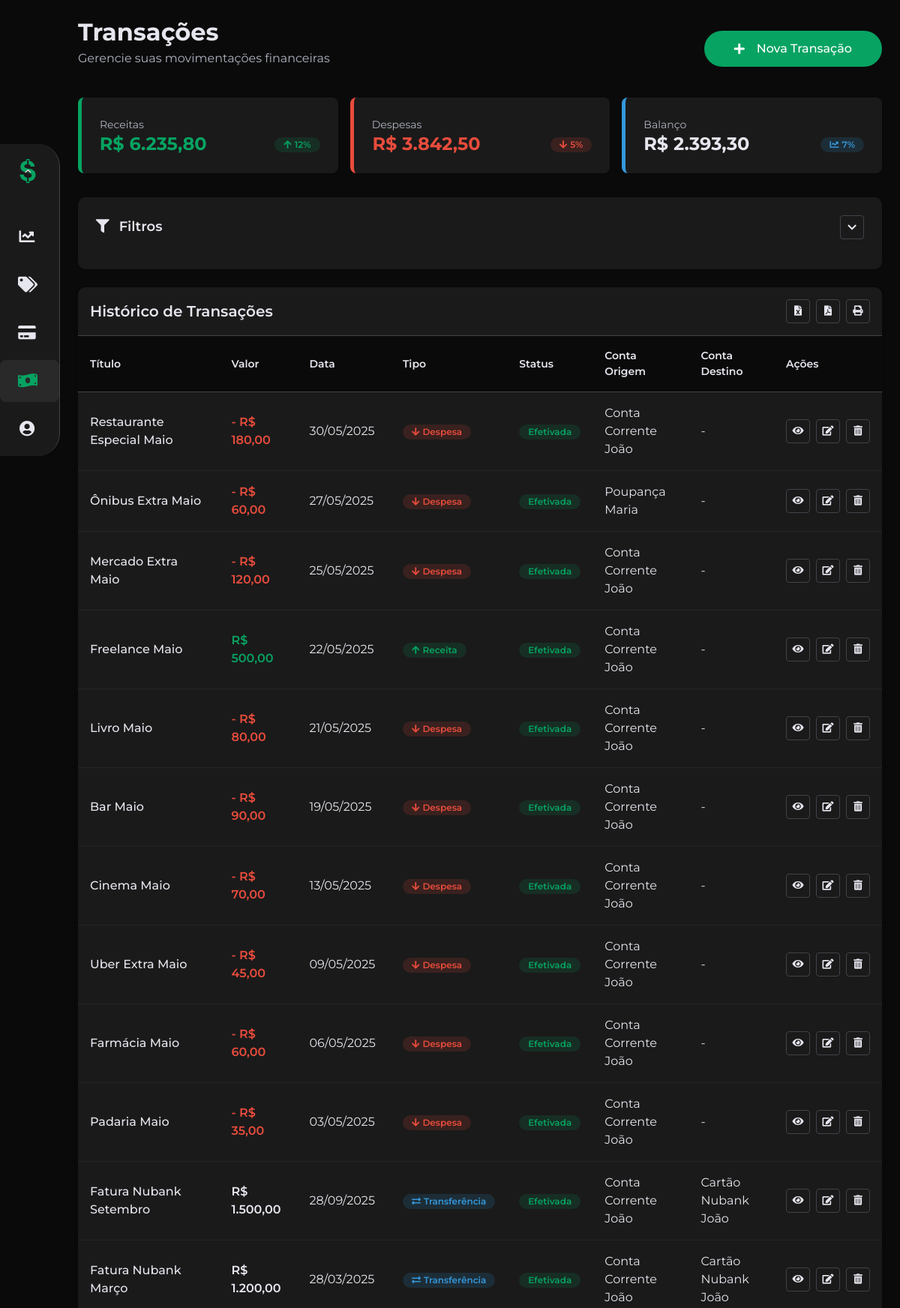
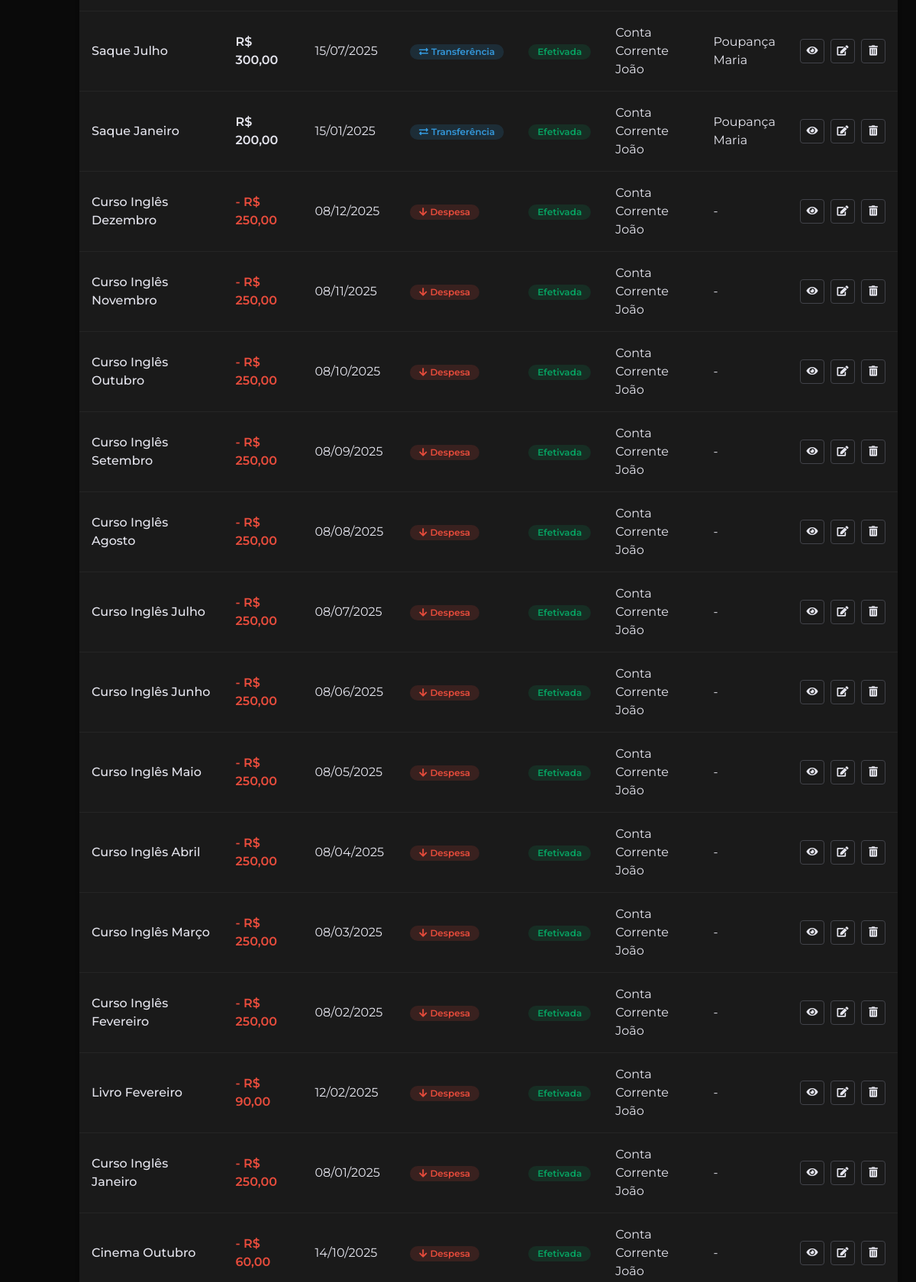
The app's page /pages/transacoes.php (signed in, upper part) with its own data (2 pictures, top to bottom).
### tables this page shows
CREATE TABLE TRANSACAO (
    ID_Transacao INT AUTO_INCREMENT PRIMARY KEY,
    Titulo varchar(150) not null,
    Descricao VARCHAR(255) NOT NULL,
    Valor DECIMAL(15,2) NOT NULL,
    FormaPagamento ENUM('debito', 'credito', 'dinheiro', 'pix', 'boleto', 'transferencia') DEFAULT NULL,
    Data DATE NOT NULL,
    DataRegistro DATETIME NOT NULL DEFAULT CURRENT_TIMESTAMP,
    Tipo ENUM('Despesa', 'Receita', 'Transferência') NOT NULL,
    Status ENUM('Pendente', 'Efetivada', 'Cancelada') NOT NULL DEFAULT 'Efetivada',
    ID_ContaRemetente INT NOT NULL,
    ID_Categoria INT,
    ID_ContaDestinataria INT,
    ID_Usuario INT NOT NULL,
    CONSTRAINT FK_Transacao_Usuario FOREIGN KEY (ID_Usuario) 
        REFERENCES USUARIO(ID_Usuario) ON DELETE CASCADE,
    CONSTRAINT FK_Transacao_Conta FOREIGN KEY (ID_ContaRemetente) 
        REFERENCES CONTA(ID_Conta) ON DELETE CASCADE,
    CONSTRAINT FK_Transacao_Categoria FOREIGN KEY (ID_Categoria) 
        REFERENCES CATEGORIA(ID_Categoria) ON DELETE SET NULL,
    CONSTRAINT FK_Transacao_ContaDestino FOREIGN KEY (ID_ContaDestinataria) 
        REFERENCES CONTA(ID_Conta) ON DELETE SET NULL
);

CREATE TABLE CONTA (
    ID_Conta INT AUTO_INCREMENT PRIMARY KEY,
    Nome VARCHAR(100) NOT NULL,
    Tipo ENUM('Corrente', 'Poupança', 'Cartão de Crédito', 'Investimento', 'Dinheiro', 'Outros') NOT NULL,
    Saldo DECIMAL(15 , 2 ) NOT NULL DEFAULT 0.00,
    Instituicao VARCHAR(100) NOT NULL,
    DataCriacao DATE NOT NULL,
    ID_Usuario INT NOT NULL,
    CONSTRAINT FK_Conta_Usuario FOREIGN KEY (ID_Usuario)
        REFERENCES USUARIO (ID_Usuario)
        ON DELETE CASCADE
);

### pages/transacoes/funcoes.php (called while the page is built, shortened)
<?php
require_once "../conexao.php";
function obterTransacoes() {
    global $conn;
    $sql = "SELECT
                t.*,
                cr.ID_Conta AS ID_ContaRemetente,
                cr.Nome AS NomeContaRemetente,
                cd.ID_Conta AS ID_ContaDestinataria,
                cd.Nome AS NomeContaDestinataria
            FROM TRANSACAO t
            LEFT JOIN CONTA cr ON t.ID_ContaRemetente = cr.ID_Conta
            LEFT JOIN CONTA cd ON t.ID_ContaDestinataria = cd.ID_Conta
            WHERE t.ID_Usuario = 1
            ORDER BY t.Id_Transacao DESC";
    $result = $conn->query($sql);
    $transacoes = array();
    if ($result->num_rows > 0) {
        while ($row = $result->fetch_assoc()) {
            $transacoes[] = $row;
        }
    }
    return $transacoes;
}
?>

### pages/transacoes.php (the view, shortened to what this page needs)
<?php
require_once 'transacoes/funcoes.php';
require_once 'header.php';
require_once 'sidebar.php';
require_once 'transacoes/modal.php';
?>
<div class="content">
    <div class="mb-6">
        <div class="flex items-center justify-between mb-4">
            <div>
                <h2 class="text-2xl font-bold mb-1">Transações</h2>
                <p class="text-muted">Gerencie suas movimentações financeiras</p>
            </div>
            <button class="btn btn-primary btn-icon" data-toggle="modal" data-target="#transacaoModal" data-modal-open="#transacaoModal">
                <i class="fas fa-plus me-2"></i>
                Nova Transação
            </button>
        </div>
        <div class="d-flex justify-between gap-4 mt-5">
            <div class="summary-card income fade-in animation-delay-100 w-full">
                <span class="summary-label">Receitas</span>
                <div class="flex justify-between items-center">
                    <h3 class="summary-value income">R$ 6.235,80</h3>
                    <div class="flex items-center gap-2">
                        <span class="badge badge-income"><i class="fas fa-arrow-up me-1"></i> 12%</span>
                    </div>
                </div>
            </div>
            <div class="summary-card expense fade-in animation-delay-200 w-full">
                <span class="summary-label">Despesas</span>
                <div class="flex justify-between items-center">
                    <h3 class="summary-value expense">R$ 3.842,50</h3>
                    <div class="flex items-center gap-2">
                        <span class="badge badge-expense"><i class="fas fa-arrow-down me-1"></i> 5%</span>
                    </div>
                </div>
            </div>
            <div class="summary-card balance fade-in animation-delay-300 w-full">
                <span class="summary-label">Balanço</span>
                <div class="flex justify-between items-center">
                    <h3 class="summary-value">R$ 2.393,30</h3>
                    <div class="flex items-center gap-2">
                        <span class="badge badge-info"><i class="fas fa-chart-line me-1"></i> 7%</span>
                    </div>
                </div>
            </div>
        </div>
    </div>
    <div class="filter-container slide-in-left mb-5">
        <div class="filter-header">
            <h3 class="filter-title">
                <i class="fas fa-filter me-2"></i> Filtros
            </h3>
            <button class="btn-action" id="toggleFilter">
                <i class="fas fa-chevron-down"></i>
            </button>
        </div>
    </div>
    <div class="transaction-table-container fade-in-up">
        <div class="p-4 flex justify-between items-center border-bottom">
            <h4 class="font-semibold m-0">Histórico de Transações</h4>
            <div class="flex gap-2">
                <button class="btn-action" title="Exportar para Excel">
                    <i class="fas fa-file-excel"></i>
                </button>
                <button class="btn-action" title="Exportar para PDF">
                    <i class="fas fa-file-pdf"></i>
                </button>
                <button class="btn-action" title="Imprimir">
                    <i class="fas fa-print"></i>
                </button>
            </div>
        </div>
        <table class="transaction-table">
            <thead>
                <tr>
                    <th width="25%">Título</th>
                    <th width="10%">Valor</th>
                    <th width="12%">Data</th>
                    <th width="10%">Tipo</th>
                    <th width="10%">Status</th>
                    <th width="15%">Conta Origem</th>
                    <th width="10%">Conta Destino</th>
                    <th width="8%" class="text-center">Ações</th>
                </tr>
            </thead>
            <tbody>
                <?php
                $transacoes = obterTransacoes();
                if (empty($transacoes)) {
                    echo '<tr><td colspan="8">';
                    echo '<div class="empty-state my-5">';
                    echo '<i class="fas fa-receipt empty-state__icon"></i>';
                    echo '<h3 class="empty-state__title">Nenhuma transação encontrada</h3>';
                    echo '<p class="empty-state__description">Comece a registrar suas transações financeiras para visualizá-las aqui.</p>';
                    echo '<button class="btn btn-primary btn-icon" data-toggle="modal" data-target="#transacaoModal">';
                    echo '<i class="fas fa-plus me-2"></i> Criar Primeira Transação';
                    echo '</button>';
                    echo '</div>';
                    echo '</td></tr>';
                } else {
                    $delay = 100;
                    foreach ($transacoes as $transacao) {
                        $tipoBadgeClass = 'badge-transfer';
                        $valorClass = '';
                        if ($transacao['Tipo'] === 'Receita') {
                            $tipoBadgeClass = 'badge-income';
                            $valorClass = 'text-income';
                        } elseif ($transacao['Tipo'] === 'Despesa') {
                            $tipoBadgeClass = 'badge-expense';
                            $valorClass = 'text-expense';
                        }
                        $statusBadgeClass = 'badge-pending';
                        if ($transacao['Status'] === 'Efetivada') {
                            $statusBadgeClass = 'badge-completed';
                        } elseif ($transacao['Status'] === 'Cancelada') {
                            $statusBadgeClass = 'badge-canceled';
                        }
                        echo "<tr class='fade-in-up' style='animation-delay: {$delay}ms'>";
                        echo "<td class='font-medium'>" . htmlspecialchars($transacao['Titulo']) . "</td>";
                        echo "<td class='font-semibold {$valorClass}'>" .
                             (($transacao['Tipo'] === 'Despesa') ? '- ' : '') .
                             "R$ " . number_format($transacao['Valor'], 2, ',', '.') .
                             "</td>";
                        $data = new DateTime($transacao['Data']);
                        echo "<td>" . $data->format('d/m/Y') . "</td>";
                        echo "<td><span class='badge {$tipoBadgeClass}'>" .
                             "<i class='fas fa-" .
                             ($transacao['Tipo'] === 'Receita' ? 'arrow-up' :
                             ($transacao['Tipo'] === 'Despesa' ? 'arrow-down' : 'exchange-alt')) .
                             " me-1'></i>" .
                             htmlspecialchars($transacao['Tipo']) . "</span></td>";
                        echo "<td><span class='badge {$statusBadgeClass}'>" . htmlspecialchars($transacao['Status']) . "</span></td>";
                        echo "<td>" . htmlspecialchars($transacao['NomeContaRemetente']) . "</td>";
                        echo "<td>" . ($transacao['NomeContaDestinataria'] !== null ? htmlspecialchars($transacao['NomeContaDestinataria']) : '-') . "</td>";
                        echo "<td>";
                        echo "<div class='flex justify-center gap-2'>";
                        echo "<button class='btn-action view' title='Visualizar' data-toggle='modal' data-target='#visualizarTransacaoModal'
                               data-id='" . $transacao['ID_Transacao'] . "'>
                              <i class='fas fa-eye'></i>
                              </button>";
                        echo "<button class='btn-action edit' title='Editar' data-toggle='modal' data-target='#editarTransacaoModal' data-modal-open='#editarTransacaoModal''
                               data-id='" . $transacao['ID_Transacao'] . "'
                               data-titulo='" . htmlspecialchars($transacao['Titulo']) . "'
                               data-descricao='" . htmlspecialchars($transacao['Descricao']) . "'
                               data-valor='" . $transacao['Valor'] . "'
                               data-data='" . $transacao['Data'] . "'
                               data-tipo='" . htmlspecialchars($transacao['Tipo']) . "'
                               data-status='" . $transacao['Status'] . "'
                               data-conta-remetente-id='" . htmlspecialchars($transacao['ID_ContaRemetente']) . "'
                               data-conta-remetente-nome='" . htmlspecialchars($transacao['NomeContaRemetente']) . "'
                               data-conta-destinataria-id='" . ($transacao['ID_ContaDestinataria'] !== null ? htmlspecialchars($transacao['ID_ContaDestinataria']) : '') . "'
                               data-conta-destinataria-nome='" . ($transacao['NomeContaDestinataria'] !== null ? htmlspecialchars($transacao['NomeContaDestinataria']) : '-') . "'>
                              <i class='fas fa-edit'></i>
                              </button>";
                        echo "<button class='btn-action delete' title='Excluir' data-toggle='modal' data-target='#excluirTransacaoModal' data-modal-open='#excluirTransacaoModal'
                               data-id='" . $transacao['ID_Transacao'] . "'
                               data-titulo='" . htmlspecialchars($transacao['Titulo']) . "'>
                              <i class='fas fa-trash-alt'></i>
                              </button>";
                        echo "</div>";
                        echo "</td>";
                        echo "</tr>";
                        $delay += 50;
                    }
                }
                ?>
            </tbody>
        </table>
    </div>
</div>
<?php
require_once 'footer.php';
?>

### pages/transacoes/modal/modal.css (style rules this page uses)
.btn { border-radius: 50px; font-size: 1rem; font-weight: 500; padding: 12px 40px; transition: all 0.3s ease; }
.btn-primary { background-color: var(--accent-clr); border: none; }

### pages/transacoes/modal.php (style rules this page uses)
:root { --base-clr: #0a0a0a; --line-clr: #42434a; --hover-clr: #053F27; --text-clr: #e6e6ef; --accent-clr: #07A362; --secondary-text-clr: #b0b3c1; --background-clr: #f5f5f5; --input-bg-clr: #f5f5f5; --box-shadow-clr: rgba(10, 10, 10, 0.5); --hover-overlay-clr: rgba(10, 10, 10, 0.2); }

### records on screen
transacao: Titulo "Restaurante Especial Maio", Valor "180,00", Data "30/05/2025", Tipo "Despesa", Status "Efetivada", ID_ContaRemetente.Nome "Conta Corrente João"
transacao: Titulo "Ônibus Extra Maio", Valor "60,00", Data "27/05/2025", Tipo "Despesa", Status "Efetivada", ID_ContaRemetente.Nome "Poupança Maria"
transacao: Titulo "Mercado Extra Maio", Valor "120,00", Data "25/05/2025", Tipo "Despesa", Status "Efetivada", ID_ContaRemetente.Nome "Conta Corrente João"
transacao: Titulo "Freelance Maio", Valor "500,00", Data "22/05/2025", Tipo "Receita", Status "Efetivada", ID_ContaRemetente.Nome "Conta Corrente João"
transacao: Titulo "Livro Maio", Valor "80,00", Data "21/05/2025", Tipo "Despesa", Status "Efetivada", ID_ContaRemetente.Nome "Conta Corrente João"
transacao: Titulo "Bar Maio", Valor "90,00", Data "19/05/2025", Tipo "Despesa", Status "Efetivada", ID_ContaRemetente.Nome "Conta Corrente João"
transacao: Titulo "Cinema Maio", Valor "70,00", Data "13/05/2025", Tipo "Despesa", Status "Efetivada", ID_ContaRemetente.Nome "Conta Corrente João"
transacao: Titulo "Uber Extra Maio", Valor "45,00", Data "09/05/2025", Tipo "Despesa", Status "Efetivada", ID_ContaRemetente.Nome "Conta Corrente João"
transacao: Titulo "Farmácia Maio", Valor "60,00", Data "06/05/2025", Tipo "Despesa", Status "Efetivada", ID_ContaRemetente.Nome "Conta Corrente João"
transacao: Titulo "Padaria Maio", Valor "35,00", Data "03/05/2025", Tipo "Despesa", Status "Efetivada", ID_ContaRemetente.Nome "Conta Corrente João"
transacao: Titulo "Fatura Nubank Setembro", Valor "1.500,00", Data "28/09/2025", Tipo "Transferência", Status "Efetivada", ID_ContaRemetente.Nome "Conta Corrente João", ID_ContaDestinataria.Nome "Cartão Nubank João"
transacao: Titulo "Fatura Nubank Março", Valor "1.200,00", Data "28/03/2025", Tipo "Transferência", Status "Efetivada", ID_ContaRemetente.Nome "Conta Corrente João", ID_ContaDestinataria.Nome "Cartão Nubank João"
transacao: Titulo "Saque Julho", Valor "300,00", Data "15/07/2025", Tipo "Transferência", Status "Efetivada", ID_ContaRemetente.Nome "Conta Corrente João", ID_ContaDestinataria.Nome "Poupança Maria"
transacao: Titulo "Saque Janeiro", Valor "200,00", Data "15/01/2025", Tipo "Transferência", Status "Efetivada", ID_ContaRemetente.Nome "Conta Corrente João", ID_ContaDestinataria.Nome "Poupança Maria"
transacao: Titulo "Curso Inglês Dezembro", Valor "250,00", Data "08/12/2025", Tipo "Despesa", Status "Efetivada", ID_ContaRemetente.Nome "Conta Corrente João"
transacao: Titulo "Curso Inglês Novembro", Valor "250,00", Data "08/11/2025", Tipo "Despesa", Status "Efetivada", ID_ContaRemetente.Nome "Conta Corrente João"
transacao: Titulo "Curso Inglês Outubro", Valor "250,00", Data "08/10/2025", Tipo "Despesa", Status "Efetivada", ID_ContaRemetente.Nome "Conta Corrente João"
transacao: Titulo "Curso Inglês Setembro", Valor "250,00", Data "08/09/2025", Tipo "Despesa", Status "Efetivada", ID_ContaRemetente.Nome "Conta Corrente João"
transacao: Titulo "Curso Inglês Agosto", Valor "250,00", Data "08/08/2025", Tipo "Despesa", Status "Efetivada", ID_ContaRemetente.Nome "Conta Corrente João"
transacao: Titulo "Curso Inglês Julho", Valor "250,00", Data "08/07/2025", Tipo "Despesa", Status "Efetivada", ID_ContaRemetente.Nome "Conta Corrente João"
transacao: Titulo "Curso Inglês Junho", Valor "250,00", Data "08/06/2025", Tipo "Despesa", Status "Efetivada", ID_ContaRemetente.Nome "Conta Corrente João"
transacao: Titulo "Curso Inglês Maio", Valor "250,00", Data "08/05/2025", Tipo "Despesa", Status "Efetivada", ID_ContaRemetente.Nome "Conta Corrente João"
transacao: Titulo "Curso Inglês Abril", Valor "250,00", Data "08/04/2025", Tipo "Despesa", Status "Efetivada", ID_ContaRemetente.Nome "Conta Corrente João"
transacao: Titulo "Curso Inglês Março", Valor "250,00", Data "08/03/2025", Tipo "Despesa", Status "Efetivada", ID_ContaRemetente.Nome "Conta Corrente João"
transacao: Titulo "Curso Inglês Fevereiro", Valor "250,00", Data "08/02/2025", Tipo "Despesa", Status "Efetivada", ID_ContaRemetente.Nome "Conta Corrente João"
transacao: Titulo "Livro Fevereiro", Valor "90,00", Data "12/02/2025", Tipo "Despesa", Status "Efetivada", ID_ContaRemetente.Nome "Conta Corrente João"
transacao: Titulo "Curso Inglês Janeiro", Valor "250,00", Data "08/01/2025", Tipo "Despesa", Status "Efetivada", ID_ContaRemetente.Nome "Conta Corrente João"
transacao: Titulo "Cinema Outubro", Valor "60,00", Data "14/10/2025", Tipo "Despesa", Status "Efetivada", ID_ContaRemetente.Nome "Conta Corrente João"
